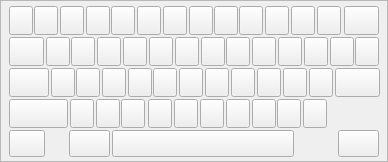
<?xml version="1.0" encoding="UTF-8"?>
<ui version="4.0">
 <class>Keyboard</class>
 <widget class="QWidget" name="Keyboard">
  <property name="geometry">
   <rect>
    <x>0</x>
    <y>0</y>
    <width>388</width>
    <height>162</height>
   </rect>
  </property>
  <property name="windowTitle">
   <string>Form</string>
  </property>
  <widget class="QFrame" name="frame">
   <property name="geometry">
    <rect>
     <x>0</x>
     <y>0</y>
     <width>388</width>
     <height>162</height>
    </rect>
   </property>
   <property name="styleSheet">
    <string notr="true">#frame
{
	border-image: url(:/image/keyboard/vk.png);
}
</string>
   </property>
   <property name="frameShape">
    <enum>QFrame::StyledPanel</enum>
   </property>
   <property name="frameShadow">
    <enum>QFrame::Raised</enum>
   </property>
   <widget class="KeyButton" name="btnBackQuote">
    <property name="geometry">
     <rect>
      <x>9</x>
      <y>6</y>
      <width>24</width>
      <height>29</height>
     </rect>
    </property>
    <property name="styleSheet">
     <string notr="true"/>
    </property>
    <property name="text">
     <string/>
    </property>
    <property name="flat">
     <bool>false</bool>
    </property>
   </widget>
   <widget class="KeyButton" name="btnChar1">
    <property name="geometry">
     <rect>
      <x>34</x>
      <y>6</y>
      <width>24</width>
      <height>29</height>
     </rect>
    </property>
    <property name="styleSheet">
     <string notr="true"/>
    </property>
    <property name="text">
     <string/>
    </property>
    <property name="flat">
     <bool>false</bool>
    </property>
   </widget>
   <widget class="KeyButton" name="btnChar2">
    <property name="geometry">
     <rect>
      <x>60</x>
      <y>6</y>
      <width>24</width>
      <height>29</height>
     </rect>
    </property>
    <property name="styleSheet">
     <string notr="true"/>
    </property>
    <property name="text">
     <string/>
    </property>
    <property name="flat">
     <bool>false</bool>
    </property>
   </widget>
   <widget class="KeyButton" name="btnChar3">
    <property name="geometry">
     <rect>
      <x>86</x>
      <y>6</y>
      <width>24</width>
      <height>29</height>
     </rect>
    </property>
    <property name="styleSheet">
     <string notr="true"/>
    </property>
    <property name="text">
     <string/>
    </property>
    <property name="flat">
     <bool>false</bool>
    </property>
   </widget>
   <widget class="KeyButton" name="btnChar4">
    <property name="geometry">
     <rect>
      <x>111</x>
      <y>6</y>
      <width>24</width>
      <height>29</height>
     </rect>
    </property>
    <property name="styleSheet">
     <string notr="true"/>
    </property>
    <property name="text">
     <string/>
    </property>
    <property name="flat">
     <bool>false</bool>
    </property>
   </widget>
   <widget class="KeyButton" name="btnChar5">
    <property name="geometry">
     <rect>
      <x>137</x>
      <y>6</y>
      <width>24</width>
      <height>29</height>
     </rect>
    </property>
    <property name="styleSheet">
     <string notr="true"/>
    </property>
    <property name="text">
     <string/>
    </property>
    <property name="flat">
     <bool>false</bool>
    </property>
   </widget>
   <widget class="KeyButton" name="btnChar6">
    <property name="geometry">
     <rect>
      <x>163</x>
      <y>6</y>
      <width>24</width>
      <height>29</height>
     </rect>
    </property>
    <property name="styleSheet">
     <string notr="true"/>
    </property>
    <property name="text">
     <string/>
    </property>
    <property name="flat">
     <bool>false</bool>
    </property>
   </widget>
   <widget class="KeyButton" name="btnChar7">
    <property name="geometry">
     <rect>
      <x>189</x>
      <y>6</y>
      <width>24</width>
      <height>29</height>
     </rect>
    </property>
    <property name="styleSheet">
     <string notr="true"/>
    </property>
    <property name="text">
     <string/>
    </property>
    <property name="flat">
     <bool>false</bool>
    </property>
   </widget>
   <widget class="KeyButton" name="btnChar8">
    <property name="geometry">
     <rect>
      <x>214</x>
      <y>6</y>
      <width>24</width>
      <height>29</height>
     </rect>
    </property>
    <property name="styleSheet">
     <string notr="true"/>
    </property>
    <property name="text">
     <string/>
    </property>
    <property name="flat">
     <bool>false</bool>
    </property>
   </widget>
   <widget class="KeyButton" name="btnChar9">
    <property name="geometry">
     <rect>
      <x>239</x>
      <y>6</y>
      <width>24</width>
      <height>29</height>
     </rect>
    </property>
    <property name="styleSheet">
     <string notr="true"/>
    </property>
    <property name="text">
     <string/>
    </property>
    <property name="flat">
     <bool>false</bool>
    </property>
   </widget>
   <widget class="KeyButton" name="btnChar0">
    <property name="geometry">
     <rect>
      <x>265</x>
      <y>6</y>
      <width>24</width>
      <height>29</height>
     </rect>
    </property>
    <property name="styleSheet">
     <string notr="true"/>
    </property>
    <property name="text">
     <string/>
    </property>
    <property name="flat">
     <bool>false</bool>
    </property>
   </widget>
   <widget class="KeyButton" name="btnSub">
    <property name="geometry">
     <rect>
      <x>291</x>
      <y>6</y>
      <width>24</width>
      <height>29</height>
     </rect>
    </property>
    <property name="styleSheet">
     <string notr="true"/>
    </property>
    <property name="text">
     <string/>
    </property>
    <property name="flat">
     <bool>false</bool>
    </property>
   </widget>
   <widget class="KeyButton" name="btnAdd">
    <property name="geometry">
     <rect>
      <x>317</x>
      <y>6</y>
      <width>24</width>
      <height>29</height>
     </rect>
    </property>
    <property name="styleSheet">
     <string notr="true"/>
    </property>
    <property name="text">
     <string/>
    </property>
    <property name="flat">
     <bool>false</bool>
    </property>
   </widget>
   <widget class="KeyButton" name="btnCharQ">
    <property name="geometry">
     <rect>
      <x>46</x>
      <y>37</y>
      <width>24</width>
      <height>29</height>
     </rect>
    </property>
    <property name="styleSheet">
     <string notr="true"/>
    </property>
    <property name="text">
     <string/>
    </property>
    <property name="flat">
     <bool>false</bool>
    </property>
   </widget>
   <widget class="KeyButton" name="btnCharW">
    <property name="geometry">
     <rect>
      <x>71</x>
      <y>37</y>
      <width>24</width>
      <height>29</height>
     </rect>
    </property>
    <property name="styleSheet">
     <string notr="true"/>
    </property>
    <property name="text">
     <string/>
    </property>
    <property name="flat">
     <bool>false</bool>
    </property>
   </widget>
   <widget class="KeyButton" name="btnCharE">
    <property name="geometry">
     <rect>
      <x>97</x>
      <y>37</y>
      <width>24</width>
      <height>29</height>
     </rect>
    </property>
    <property name="styleSheet">
     <string notr="true"/>
    </property>
    <property name="text">
     <string/>
    </property>
    <property name="flat">
     <bool>false</bool>
    </property>
   </widget>
   <widget class="KeyButton" name="btnCharR">
    <property name="geometry">
     <rect>
      <x>123</x>
      <y>37</y>
      <width>24</width>
      <height>29</height>
     </rect>
    </property>
    <property name="styleSheet">
     <string notr="true"/>
    </property>
    <property name="text">
     <string/>
    </property>
    <property name="flat">
     <bool>false</bool>
    </property>
   </widget>
   <widget class="KeyButton" name="btnCharT">
    <property name="geometry">
     <rect>
      <x>149</x>
      <y>37</y>
      <width>24</width>
      <height>29</height>
     </rect>
    </property>
    <property name="styleSheet">
     <string notr="true"/>
    </property>
    <property name="text">
     <string/>
    </property>
    <property name="flat">
     <bool>false</bool>
    </property>
   </widget>
   <widget class="KeyButton" name="btnCharY">
    <property name="geometry">
     <rect>
      <x>175</x>
      <y>37</y>
      <width>24</width>
      <height>29</height>
     </rect>
    </property>
    <property name="styleSheet">
     <string notr="true"/>
    </property>
    <property name="text">
     <string/>
    </property>
    <property name="flat">
     <bool>false</bool>
    </property>
   </widget>
   <widget class="KeyButton" name="btnCharU">
    <property name="geometry">
     <rect>
      <x>201</x>
      <y>37</y>
      <width>24</width>
      <height>29</height>
     </rect>
    </property>
    <property name="styleSheet">
     <string notr="true"/>
    </property>
    <property name="text">
     <string/>
    </property>
    <property name="flat">
     <bool>false</bool>
    </property>
   </widget>
   <widget class="KeyButton" name="btnCharI">
    <property name="geometry">
     <rect>
      <x>226</x>
      <y>37</y>
      <width>24</width>
      <height>29</height>
     </rect>
    </property>
    <property name="styleSheet">
     <string notr="true"/>
    </property>
    <property name="text">
     <string/>
    </property>
    <property name="flat">
     <bool>false</bool>
    </property>
   </widget>
   <widget class="KeyButton" name="btnCharO">
    <property name="geometry">
     <rect>
      <x>252</x>
      <y>37</y>
      <width>24</width>
      <height>29</height>
     </rect>
    </property>
    <property name="styleSheet">
     <string notr="true"/>
    </property>
    <property name="text">
     <string/>
    </property>
    <property name="flat">
     <bool>false</bool>
    </property>
   </widget>
   <widget class="KeyButton" name="btnCharP">
    <property name="geometry">
     <rect>
      <x>278</x>
      <y>37</y>
      <width>24</width>
      <height>29</height>
     </rect>
    </property>
    <property name="styleSheet">
     <string notr="true"/>
    </property>
    <property name="text">
     <string/>
    </property>
    <property name="flat">
     <bool>false</bool>
    </property>
   </widget>
   <widget class="KeyButton" name="btnLeftBracket">
    <property name="geometry">
     <rect>
      <x>304</x>
      <y>37</y>
      <width>24</width>
      <height>29</height>
     </rect>
    </property>
    <property name="styleSheet">
     <string notr="true"/>
    </property>
    <property name="text">
     <string/>
    </property>
    <property name="flat">
     <bool>false</bool>
    </property>
   </widget>
   <widget class="KeyButton" name="btnRightBracket">
    <property name="geometry">
     <rect>
      <x>330</x>
      <y>37</y>
      <width>24</width>
      <height>29</height>
     </rect>
    </property>
    <property name="styleSheet">
     <string notr="true"/>
    </property>
    <property name="text">
     <string/>
    </property>
    <property name="flat">
     <bool>false</bool>
    </property>
   </widget>
   <widget class="KeyButton" name="btnBackSlash">
    <property name="geometry">
     <rect>
      <x>355</x>
      <y>37</y>
      <width>24</width>
      <height>29</height>
     </rect>
    </property>
    <property name="styleSheet">
     <string notr="true"/>
    </property>
    <property name="text">
     <string/>
    </property>
    <property name="flat">
     <bool>false</bool>
    </property>
   </widget>
   <widget class="KeyButton" name="btnCharA">
    <property name="geometry">
     <rect>
      <x>51</x>
      <y>68</y>
      <width>24</width>
      <height>29</height>
     </rect>
    </property>
    <property name="styleSheet">
     <string notr="true"/>
    </property>
    <property name="text">
     <string/>
    </property>
    <property name="flat">
     <bool>false</bool>
    </property>
   </widget>
   <widget class="KeyButton" name="btnCharS">
    <property name="geometry">
     <rect>
      <x>76</x>
      <y>68</y>
      <width>24</width>
      <height>29</height>
     </rect>
    </property>
    <property name="styleSheet">
     <string notr="true"/>
    </property>
    <property name="text">
     <string/>
    </property>
    <property name="flat">
     <bool>false</bool>
    </property>
   </widget>
   <widget class="KeyButton" name="btnCharD">
    <property name="geometry">
     <rect>
      <x>102</x>
      <y>68</y>
      <width>24</width>
      <height>29</height>
     </rect>
    </property>
    <property name="styleSheet">
     <string notr="true"/>
    </property>
    <property name="text">
     <string/>
    </property>
    <property name="flat">
     <bool>false</bool>
    </property>
   </widget>
   <widget class="KeyButton" name="btnCharF">
    <property name="geometry">
     <rect>
      <x>128</x>
      <y>68</y>
      <width>24</width>
      <height>29</height>
     </rect>
    </property>
    <property name="styleSheet">
     <string notr="true"/>
    </property>
    <property name="text">
     <string/>
    </property>
    <property name="flat">
     <bool>false</bool>
    </property>
   </widget>
   <widget class="KeyButton" name="btnCharG">
    <property name="geometry">
     <rect>
      <x>153</x>
      <y>68</y>
      <width>24</width>
      <height>29</height>
     </rect>
    </property>
    <property name="styleSheet">
     <string notr="true"/>
    </property>
    <property name="text">
     <string/>
    </property>
    <property name="flat">
     <bool>false</bool>
    </property>
   </widget>
   <widget class="KeyButton" name="btnCharH">
    <property name="geometry">
     <rect>
      <x>179</x>
      <y>68</y>
      <width>24</width>
      <height>29</height>
     </rect>
    </property>
    <property name="styleSheet">
     <string notr="true"/>
    </property>
    <property name="text">
     <string/>
    </property>
    <property name="flat">
     <bool>false</bool>
    </property>
   </widget>
   <widget class="KeyButton" name="btnCharJ">
    <property name="geometry">
     <rect>
      <x>205</x>
      <y>68</y>
      <width>24</width>
      <height>29</height>
     </rect>
    </property>
    <property name="styleSheet">
     <string notr="true"/>
    </property>
    <property name="text">
     <string/>
    </property>
    <property name="flat">
     <bool>false</bool>
    </property>
   </widget>
   <widget class="KeyButton" name="btnCharK">
    <property name="geometry">
     <rect>
      <x>231</x>
      <y>68</y>
      <width>24</width>
      <height>29</height>
     </rect>
    </property>
    <property name="styleSheet">
     <string notr="true"/>
    </property>
    <property name="text">
     <string/>
    </property>
    <property name="flat">
     <bool>false</bool>
    </property>
   </widget>
   <widget class="KeyButton" name="btnCharL">
    <property name="geometry">
     <rect>
      <x>257</x>
      <y>68</y>
      <width>24</width>
      <height>29</height>
     </rect>
    </property>
    <property name="styleSheet">
     <string notr="true"/>
    </property>
    <property name="text">
     <string/>
    </property>
    <property name="flat">
     <bool>false</bool>
    </property>
   </widget>
   <widget class="KeyButton" name="btnSemicolon">
    <property name="geometry">
     <rect>
      <x>283</x>
      <y>68</y>
      <width>24</width>
      <height>29</height>
     </rect>
    </property>
    <property name="styleSheet">
     <string notr="true"/>
    </property>
    <property name="text">
     <string/>
    </property>
    <property name="flat">
     <bool>false</bool>
    </property>
   </widget>
   <widget class="KeyButton" name="btnQuote">
    <property name="geometry">
     <rect>
      <x>309</x>
      <y>68</y>
      <width>24</width>
      <height>29</height>
     </rect>
    </property>
    <property name="styleSheet">
     <string notr="true"/>
    </property>
    <property name="text">
     <string/>
    </property>
    <property name="flat">
     <bool>false</bool>
    </property>
   </widget>
   <widget class="KeyButton" name="btnCharZ">
    <property name="geometry">
     <rect>
      <x>70</x>
      <y>99</y>
      <width>24</width>
      <height>29</height>
     </rect>
    </property>
    <property name="styleSheet">
     <string notr="true"/>
    </property>
    <property name="text">
     <string/>
    </property>
    <property name="flat">
     <bool>false</bool>
    </property>
   </widget>
   <widget class="KeyButton" name="btnCharX">
    <property name="geometry">
     <rect>
      <x>96</x>
      <y>99</y>
      <width>24</width>
      <height>29</height>
     </rect>
    </property>
    <property name="styleSheet">
     <string notr="true"/>
    </property>
    <property name="text">
     <string/>
    </property>
    <property name="flat">
     <bool>false</bool>
    </property>
   </widget>
   <widget class="KeyButton" name="btnCharC">
    <property name="geometry">
     <rect>
      <x>121</x>
      <y>99</y>
      <width>24</width>
      <height>29</height>
     </rect>
    </property>
    <property name="styleSheet">
     <string notr="true"/>
    </property>
    <property name="text">
     <string/>
    </property>
    <property name="flat">
     <bool>false</bool>
    </property>
   </widget>
   <widget class="KeyButton" name="btnCharV">
    <property name="geometry">
     <rect>
      <x>148</x>
      <y>99</y>
      <width>24</width>
      <height>29</height>
     </rect>
    </property>
    <property name="styleSheet">
     <string notr="true"/>
    </property>
    <property name="text">
     <string/>
    </property>
    <property name="flat">
     <bool>false</bool>
    </property>
   </widget>
   <widget class="KeyButton" name="btnCharB">
    <property name="geometry">
     <rect>
      <x>174</x>
      <y>99</y>
      <width>24</width>
      <height>29</height>
     </rect>
    </property>
    <property name="styleSheet">
     <string notr="true"/>
    </property>
    <property name="text">
     <string/>
    </property>
    <property name="flat">
     <bool>false</bool>
    </property>
   </widget>
   <widget class="KeyButton" name="btnCharN">
    <property name="geometry">
     <rect>
      <x>200</x>
      <y>99</y>
      <width>24</width>
      <height>29</height>
     </rect>
    </property>
    <property name="styleSheet">
     <string notr="true"/>
    </property>
    <property name="text">
     <string/>
    </property>
    <property name="flat">
     <bool>false</bool>
    </property>
   </widget>
   <widget class="KeyButton" name="btnCharM">
    <property name="geometry">
     <rect>
      <x>226</x>
      <y>99</y>
      <width>24</width>
      <height>29</height>
     </rect>
    </property>
    <property name="styleSheet">
     <string notr="true"/>
    </property>
    <property name="text">
     <string/>
    </property>
    <property name="flat">
     <bool>false</bool>
    </property>
   </widget>
   <widget class="KeyButton" name="btnComma">
    <property name="geometry">
     <rect>
      <x>252</x>
      <y>99</y>
      <width>24</width>
      <height>29</height>
     </rect>
    </property>
    <property name="styleSheet">
     <string notr="true"/>
    </property>
    <property name="text">
     <string/>
    </property>
    <property name="flat">
     <bool>false</bool>
    </property>
   </widget>
   <widget class="KeyButton" name="btnPeriod">
    <property name="geometry">
     <rect>
      <x>277</x>
      <y>99</y>
      <width>24</width>
      <height>29</height>
     </rect>
    </property>
    <property name="styleSheet">
     <string notr="true"/>
    </property>
    <property name="text">
     <string/>
    </property>
    <property name="flat">
     <bool>false</bool>
    </property>
   </widget>
   <widget class="KeyButton" name="btnSlash">
    <property name="geometry">
     <rect>
      <x>303</x>
      <y>99</y>
      <width>24</width>
      <height>29</height>
     </rect>
    </property>
    <property name="styleSheet">
     <string notr="true"/>
    </property>
    <property name="text">
     <string/>
    </property>
    <property name="flat">
     <bool>false</bool>
    </property>
   </widget>
   <widget class="KeyButton" name="btnShift">
    <property name="geometry">
     <rect>
      <x>9</x>
      <y>99</y>
      <width>59</width>
      <height>29</height>
     </rect>
    </property>
    <property name="styleSheet">
     <string notr="true"/>
    </property>
    <property name="text">
     <string/>
    </property>
    <property name="flat">
     <bool>false</bool>
    </property>
   </widget>
   <widget class="KeyButton" name="btnCaps">
    <property name="geometry">
     <rect>
      <x>9</x>
      <y>68</y>
      <width>40</width>
      <height>29</height>
     </rect>
    </property>
    <property name="styleSheet">
     <string notr="true"/>
    </property>
    <property name="text">
     <string/>
    </property>
    <property name="flat">
     <bool>false</bool>
    </property>
   </widget>
   <widget class="KeyButton" name="btnTab">
    <property name="geometry">
     <rect>
      <x>9</x>
      <y>37</y>
      <width>35</width>
      <height>29</height>
     </rect>
    </property>
    <property name="styleSheet">
     <string notr="true"/>
    </property>
    <property name="text">
     <string/>
    </property>
    <property name="flat">
     <bool>false</bool>
    </property>
   </widget>
   <widget class="KeyButton" name="btnBacksapce">
    <property name="geometry">
     <rect>
      <x>344</x>
      <y>6</y>
      <width>35</width>
      <height>29</height>
     </rect>
    </property>
    <property name="styleSheet">
     <string notr="true"/>
    </property>
    <property name="text">
     <string/>
    </property>
    <property name="flat">
     <bool>false</bool>
    </property>
   </widget>
   <widget class="KeyButton" name="btnEnter">
    <property name="geometry">
     <rect>
      <x>335</x>
      <y>68</y>
      <width>45</width>
      <height>29</height>
     </rect>
    </property>
    <property name="styleSheet">
     <string notr="true"/>
    </property>
    <property name="text">
     <string/>
    </property>
    <property name="flat">
     <bool>false</bool>
    </property>
   </widget>
   <widget class="KeyButton" name="btnInsert">
    <property name="geometry">
     <rect>
      <x>9</x>
      <y>130</y>
      <width>36</width>
      <height>27</height>
     </rect>
    </property>
    <property name="styleSheet">
     <string notr="true"/>
    </property>
    <property name="text">
     <string/>
    </property>
    <property name="flat">
     <bool>false</bool>
    </property>
   </widget>
   <widget class="KeyButton" name="btnDel">
    <property name="geometry">
     <rect>
      <x>69</x>
      <y>130</y>
      <width>41</width>
      <height>27</height>
     </rect>
    </property>
    <property name="styleSheet">
     <string notr="true"/>
    </property>
    <property name="text">
     <string/>
    </property>
    <property name="flat">
     <bool>false</bool>
    </property>
   </widget>
   <widget class="KeyButton" name="btnSpace">
    <property name="geometry">
     <rect>
      <x>112</x>
      <y>130</y>
      <width>182</width>
      <height>27</height>
     </rect>
    </property>
    <property name="styleSheet">
     <string notr="true"/>
    </property>
    <property name="text">
     <string/>
    </property>
    <property name="flat">
     <bool>false</bool>
    </property>
   </widget>
   <widget class="KeyButton" name="btnEsc">
    <property name="geometry">
     <rect>
      <x>338</x>
      <y>130</y>
      <width>41</width>
      <height>27</height>
     </rect>
    </property>
    <property name="styleSheet">
     <string notr="true"/>
    </property>
    <property name="text">
     <string/>
    </property>
    <property name="flat">
     <bool>false</bool>
    </property>
   </widget>
  </widget>
 </widget>
 <customwidgets>
  <customwidget>
   <class>KeyButton</class>
   <extends>QPushButton</extends>
   <header location="global">keybutton.h</header>
  </customwidget>
 </customwidgets>
 <resources/>
 <connections/>
</ui>
